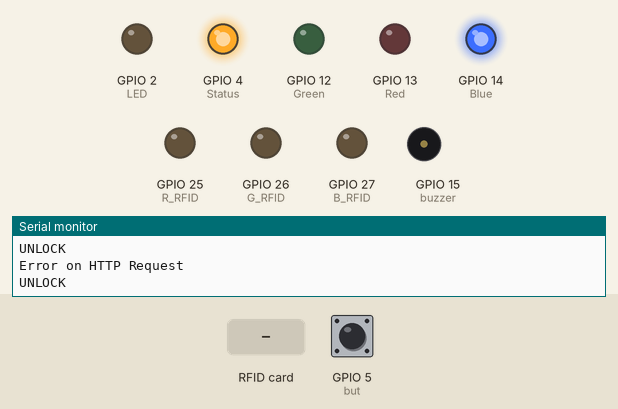
Bench run of a sketch on a simulated ESP32. Parts: output pins drawn as LEDs (lit = HIGH), buzzer (waves = sounding, pin HIGH), the last lines printed to the serial monitor. Dashed ring = blinking. The inputs (shaded band) are chosen by the test bench; at power-on: GPIO 5 (but) HIGH. WiFi joins after 1.5 s; servers stay silent unless stated.

Above: at 2.7 s.
2.8 s: GPIO 5 (but) pulled LOW for 0.5 s
At 4.4 s:
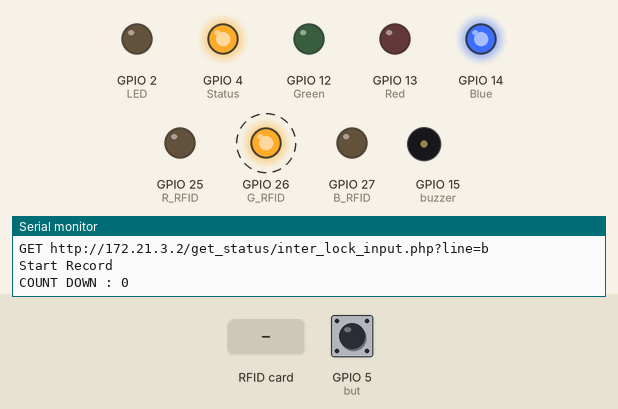
6.3 s: RFID card 5E 7A 19 C4 held to the reader
At 7.5 s:
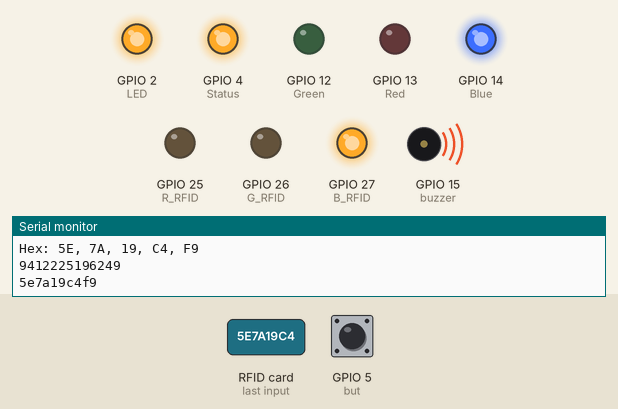
9.1 s: GPIO 5 (but) pulled LOW for 3.2 s
At 12.0 s:
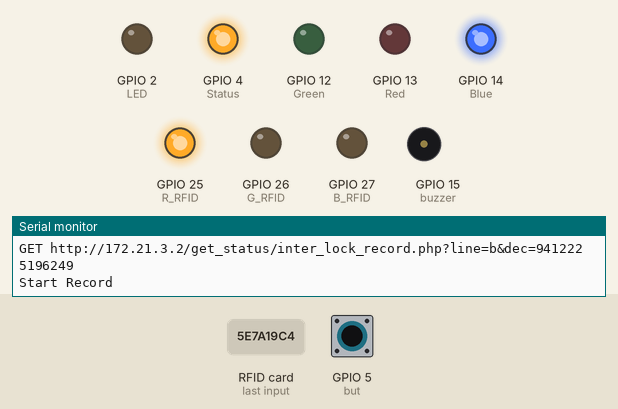
14.6 s: GPIO 5 (but) pulled LOW for 1 s
At 15.9 s:
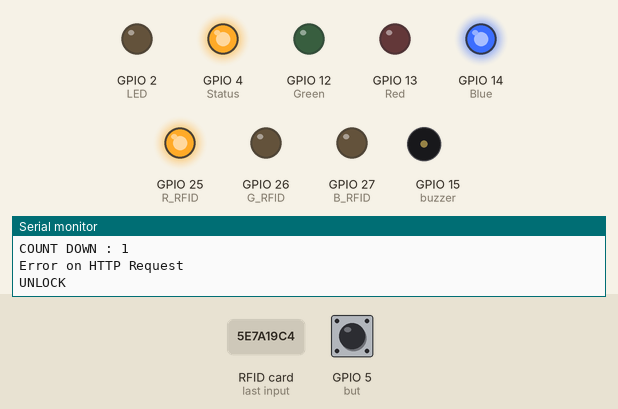
Timing chart, 0 to 17.6 s (numbered marks = the images above; inputs shaded):
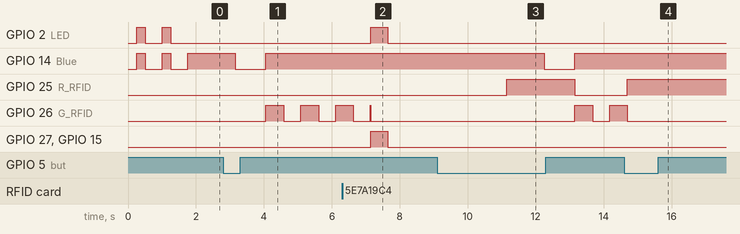

The sketch:

INTER-LOCK_scan.ino
```cpp
 #include <SPI.h>
#include <RFID.h>
#include <esp_now.h>
#define SS_PIN 21
#define RST_PIN 22
#include <WiFi.h>
#include <HTTPClient.h>
#include <ArduinoJson.h>
#include <WebServer.h>
#include <Wire.h>
#include <esp_wifi.h>

RFID rfid(SS_PIN, RST_PIN);
//String line = "a";
//const char* ssid     = "Realme3";
//const char* password = "12345678";
//char server[] = "192.168.82.204";
//String ip = "192.168.82.204:5000";
//String ip_only = "192.168.82.204";
//int port = 5000;                       //---------------------------------- default = 80

String line = "b";
const char* ssid     = "TYM IoT-N";
const char* password = "Geek@IT&asb2020";
char server[] = "172.21.3.2";
String ip = "172.21.3.2";
String ip_only = "172.21.3.2";
int port = 80;

uint8_t newMACAddress[] = {0x94, 0xB9, 0x7E, 0xFB, 0x08, 0xBC}; //----------edit here !!!

WiFiClient client;

int R_RFID = 25;
int G_RFID = 26;
int B_RFID = 27;

int but = 5;
int Status = 4;
int LED = 2;
int Red = 13;
int Green = 12;
int Blue = 14;
int buzzer = 15;
// Setup variables:
int serNum0;
int serNum1;
int serNum2;
int serNum3;
int serNum4;
int count = 0;
String data;
int mem_but = 0;

void GREEN_led (){
  digitalWrite(Red,LOW);
  digitalWrite(Green,HIGH);
  digitalWrite(Blue,LOW);
}
void BLUE_led (){
  digitalWrite(Red,LOW);
  digitalWrite(Green,LOW);
  digitalWrite(Blue,HIGH);
}
void RED_led (){
  digitalWrite(Red,HIGH);
  digitalWrite(Green,LOW);
  digitalWrite(Blue,LOW);
}
void NO_led (){
  digitalWrite(Red,LOW);
  digitalWrite(Green,LOW);
  digitalWrite(Blue,LOW);
}
void RED_RFID(){
  digitalWrite(R_RFID,HIGH);
  digitalWrite(G_RFID,LOW);
  digitalWrite(B_RFID,LOW);
}
void GREEN_RFID(){
  digitalWrite(R_RFID,LOW);
  digitalWrite(G_RFID,HIGH);
  digitalWrite(B_RFID,LOW);
}
void BLUE_RFID(){
  digitalWrite(R_RFID,LOW);
  digitalWrite(G_RFID,LOW);
  digitalWrite(B_RFID,HIGH);
}
void NO_RFID(){
  digitalWrite(R_RFID,LOW);
  digitalWrite(G_RFID,LOW);
  digitalWrite(B_RFID,LOW);
}

void setup()
{
  int count_setup_reset = 0;
  Serial.begin(115200);
  Serial.println("Starting...");
  pinMode(Red,OUTPUT);
  pinMode(Green,OUTPUT);
  pinMode(Blue,OUTPUT);
  pinMode(R_RFID,OUTPUT);
  pinMode(G_RFID,OUTPUT);
  pinMode(B_RFID,OUTPUT);
  pinMode(LED,OUTPUT);
  pinMode(buzzer,OUTPUT);
  pinMode(Status,OUTPUT);
  digitalWrite(Status,HIGH);
  pinMode(but,INPUT);
//  digitalWrite(buzzer,HIGH);
//  delay(500);
//  digitalWrite(buzzer,LOW);
  WiFi.mode(WIFI_STA);
  Serial.print("[OLD] ESP32 Board MAC Address:  ");
  Serial.println(WiFi.macAddress());

  // ESP32 Board add-on before version < 1.0.5
  //esp_wifi_set_mac(ESP_IF_WIFI_STA, &newMACAddress[0]);

  // ESP32 Board add-on after version > 1.0.5
  esp_wifi_set_mac(WIFI_IF_STA, &newMACAddress[0]);                          // uncomment here for need to change MAC address

  Serial.print("[NEW] ESP32 Board MAC Address:  ");
  Serial.println(WiFi.macAddress());
  WiFi.begin(ssid, password);
  while (WiFi.status() != WL_CONNECTED)
  {
      digitalWrite(Status,HIGH);
      delay(250);
      Serial.print(".");
      digitalWrite(LED,HIGH);
      BLUE_led();
      delay(250);
      digitalWrite(LED,LOW);
      NO_led();
      delay(250);
      count_setup_reset = count_setup_reset + 1;
      if(count_setup_reset == 7){
        ESP.restart();
      }
  }

  Serial.println("WiFi connected");
  Serial.print("IP address: ");
  Serial.println(WiFi.localIP());
  Serial.print("MAC address: ");
  Serial.println(WiFi.macAddress());

  SPI.begin();
  rfid.init();
}

void get_all_status(){
  if(WiFi.status() == WL_CONNECTED){
    HTTPClient client;
    client.begin("http://"+ ip +"/get_status/all_status_b.php");
    int httpCode = client.GET();

    if (httpCode > 0) {
      String payload = client.getString();
      DynamicJsonDocument doc(1024);
      deserializeJson(doc, payload);
      String status_now = doc["status"];
      Serial.print("Status : ");
      Serial.println(status_now);
      client.end();
      if(status_now == "false"){
        digitalWrite(Status,LOW);
        RED_led();
        Serial.println("LOCK");
      }else if(status_now == "true") {
        digitalWrite(Status,HIGH);
        GREEN_led();
        Serial.println("UNLOCK");
      }
    }
    else{
      Serial.println("Error on HTTP Request");
      digitalWrite(Status,HIGH);
      BLUE_led();
      Serial.println("UNLOCK");
    }

    // client.end();
  }
}

void RFID_scan(){
  if (rfid.isCard()) {
    Serial.println("start scan 1");
    if (rfid.readCardSerial()) {
        Serial.println("start scan 2");
        /* With a new cardnumber, show it. */
        Serial.println(" ");
        Serial.println("Card found");
        serNum0 = rfid.serNum[0];
        serNum1 = rfid.serNum[1];
        serNum2 = rfid.serNum[2];
        serNum3 = rfid.serNum[3];
        serNum4 = rfid.serNum[4];

        Serial.println("Cardnumber:");
        Serial.print("Dec: ");
        Serial.print(rfid.serNum[0], DEC);
        String DEC0 = String(rfid.serNum[0], DEC);
        Serial.print(", ");
        Serial.print(rfid.serNum[1], DEC);
        String DEC1 = String(rfid.serNum[1], DEC);
        Serial.print(", ");
        Serial.print(rfid.serNum[2], DEC);
        String DEC2 = String(rfid.serNum[2], DEC);
        Serial.print(", ");
        Serial.print(rfid.serNum[3], DEC);
        String DEC3 = String(rfid.serNum[3], DEC);
        Serial.print(", ");
        Serial.print(rfid.serNum[4], DEC);
        String DEC4 = String(rfid.serNum[4], DEC);
        Serial.println(" ");

        Serial.print("Hex: ");
        Serial.print(rfid.serNum[0], HEX);
        String HEX0 = String(rfid.serNum[0], HEX);
        Serial.print(", ");
        Serial.print(rfid.serNum[1], HEX);
        String HEX1 = String(rfid.serNum[1], HEX);
        Serial.print(", ");
        Serial.print(rfid.serNum[2], HEX);
        String HEX2 = String(rfid.serNum[2], HEX);
        Serial.print(", ");
        Serial.print(rfid.serNum[3], HEX);
        String HEX3 = String(rfid.serNum[3], HEX);
        Serial.print(", ");
        Serial.print(rfid.serNum[4], HEX);
        String HEX4 = String(rfid.serNum[4], HEX);
        Serial.println(" ");

        String DEC_ALL = String( DEC0 + DEC1 + DEC2 + DEC3 + DEC4);
        String HEX_ALL = String( HEX0 + HEX1 + HEX2 + HEX3 + HEX4);
        Serial.println(DEC_ALL);
        Serial.println(HEX_ALL);
        NO_RFID();
        //buzzer
        digitalWrite(LED,HIGH);
        digitalWrite(buzzer,HIGH);
        BLUE_RFID();
        delay(500);
        digitalWrite(LED,LOW);
        digitalWrite(buzzer,LOW);
        NO_RFID();
        delay(300); //-------------------------------------------------------------------------------------------------------------------

        record(DEC_ALL);
        /// for Communication ------------------------------------------------------------------

        delay(2000);
        mem_but = 0;
        /// END for Communication -------------------------------------------------------------------

      }

    }


  rfid.halt();
}

void input() {
  if (client.connect(server, port)) {
      Serial.println("GET http://"+ ip +"/get_status/inter_lock_input.php?line=" + line);
      client.print("GET http://"+ ip +"/get_status/inter_lock_input.php?line=" + line);
      client.print(" ");
      client.print("HTTP/1.1");
      client.println();
      client.println("Host: "+ ip);
      client.println("Connection: close");
      client.println();
      delay(500);
      Serial.println("Start Record");
 }
 else {
    // if you didn't get a connection to the server:
    Serial.println("Connection Failed");
  }
}

void record(String dec) {
  if (client.connect(server, port)) {
      Serial.println("GET http://"+ ip +"/get_status/inter_lock_record.php?line=" + line + "&dec=" + dec);
      client.print("GET http://"+ ip +"/get_status/inter_lock_record.php?line=" + line + "&dec=" + dec);
      client.print(" ");
      client.print("HTTP/1.1");
      client.println();
      client.println("Host: "+ ip);
      client.println("Connection: close");
      client.println();
      delay(500);
      Serial.println("Start Record");
 }
 else {
    // if you didn't get a connection to the server:
    Serial.println("Connection Failed");
  }
}

void loop()
{
  int count_setup_reset = 0;
  while (WiFi.status() != WL_CONNECTED)
  {
      digitalWrite(Status,HIGH);
      delay(250);
      Serial.print(".");
      digitalWrite(LED,HIGH);
      BLUE_led();
      delay(250);
      digitalWrite(LED,LOW);
      NO_led();
      delay(250);
      count_setup_reset = count_setup_reset + 1;
      if(count_setup_reset == 7){
        ESP.restart();
      }
  }
  get_all_status();
  delay(200);
  if(digitalRead(but) == LOW){
    NO_led();
    delay(200);
    input();
    mem_but = 1;
  }
  int count_down = 0;
  while(mem_but == 1){
    Serial.println("COUNT DOWN : " + String(count_down));
    BLUE_led();
    GREEN_RFID();
    RFID_scan();
    delay(500);
    if(count_down == 20 or digitalRead(but) == LOW){
      mem_but = 0;
      RED_RFID();
      delay(700);
      break;
    }
    NO_RFID();

    count_down++;
    delay(500);
  }


}
```

Measured:
- after the input at 2.8 s, GPIO 14 (Blue): HIGH → LOW after 0.36 s, → HIGH 0.90 s later; GPIO 26 (G_RFID): alternates HIGH for 0.53 s and LOW for 0.50 s, starting after 1.3 s
- after the input at 6.3 s, GPIO 2 (LED), GPIO 27 (B_RFID), GPIO 15 (buzzer): LOW → HIGH after 0.84 s, → LOW 0.50 s later
- after the input at 9.1 s, GPIO 14 (Blue): HIGH → LOW after 3.1 s, → HIGH 0.90 s later; GPIO 25 (R_RFID): LOW → HIGH after 2.0 s, → LOW 2.0 s later; GPIO 26 (G_RFID): LOW → HIGH after 4.0 s, → LOW 0.53 s later, → HIGH 0.50 s later
- after the input at 14.6 s, GPIO 25 (R_RFID): LOW → HIGH after 0.10 s; GPIO 26 (G_RFID): goes on until 14.7 s, then stays LOW
- by itself, GPIO 14 (Blue): alternates HIGH for 0.25 s and LOW for 0.50 s, 4 changes in all, then stays HIGH
